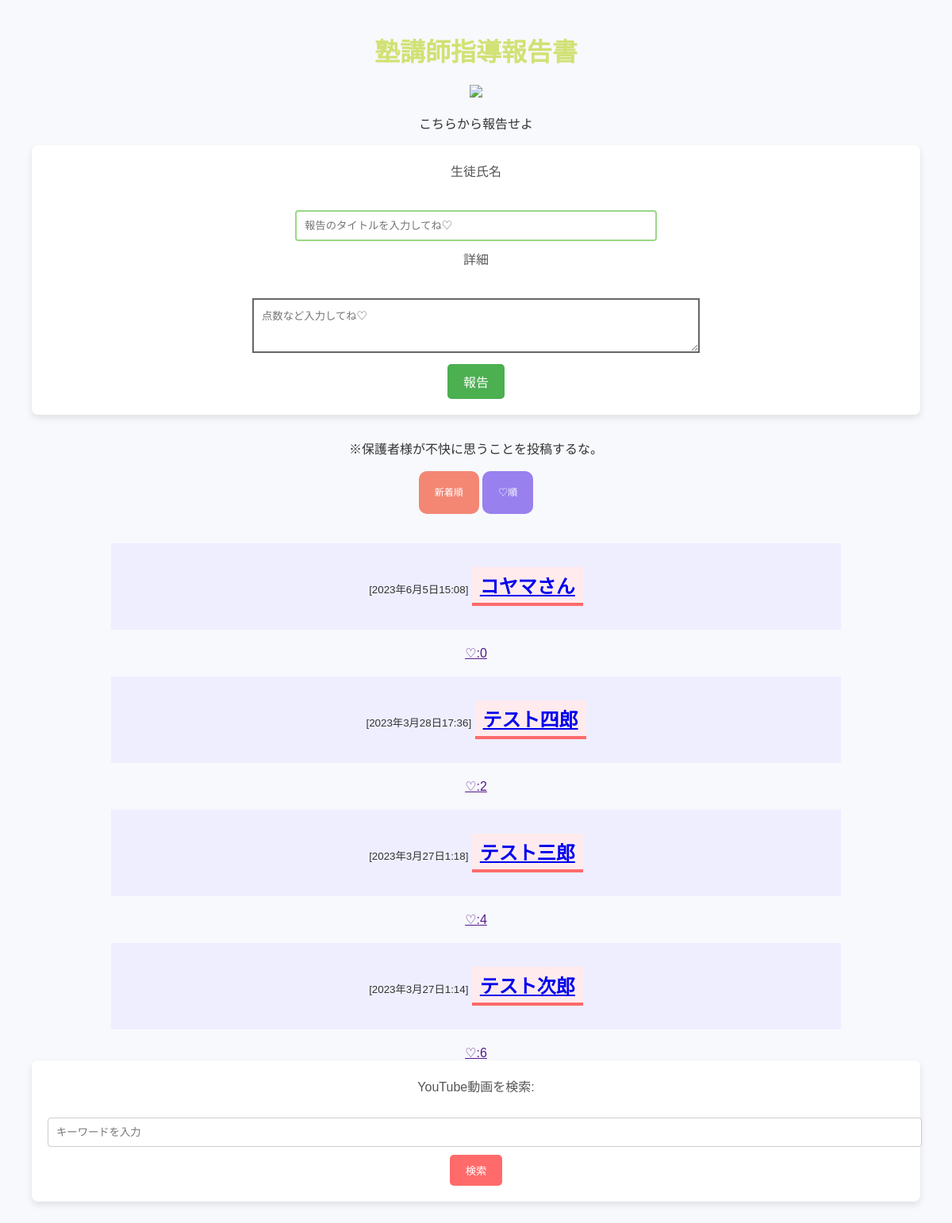
Before: / (upper part) with the older database file.
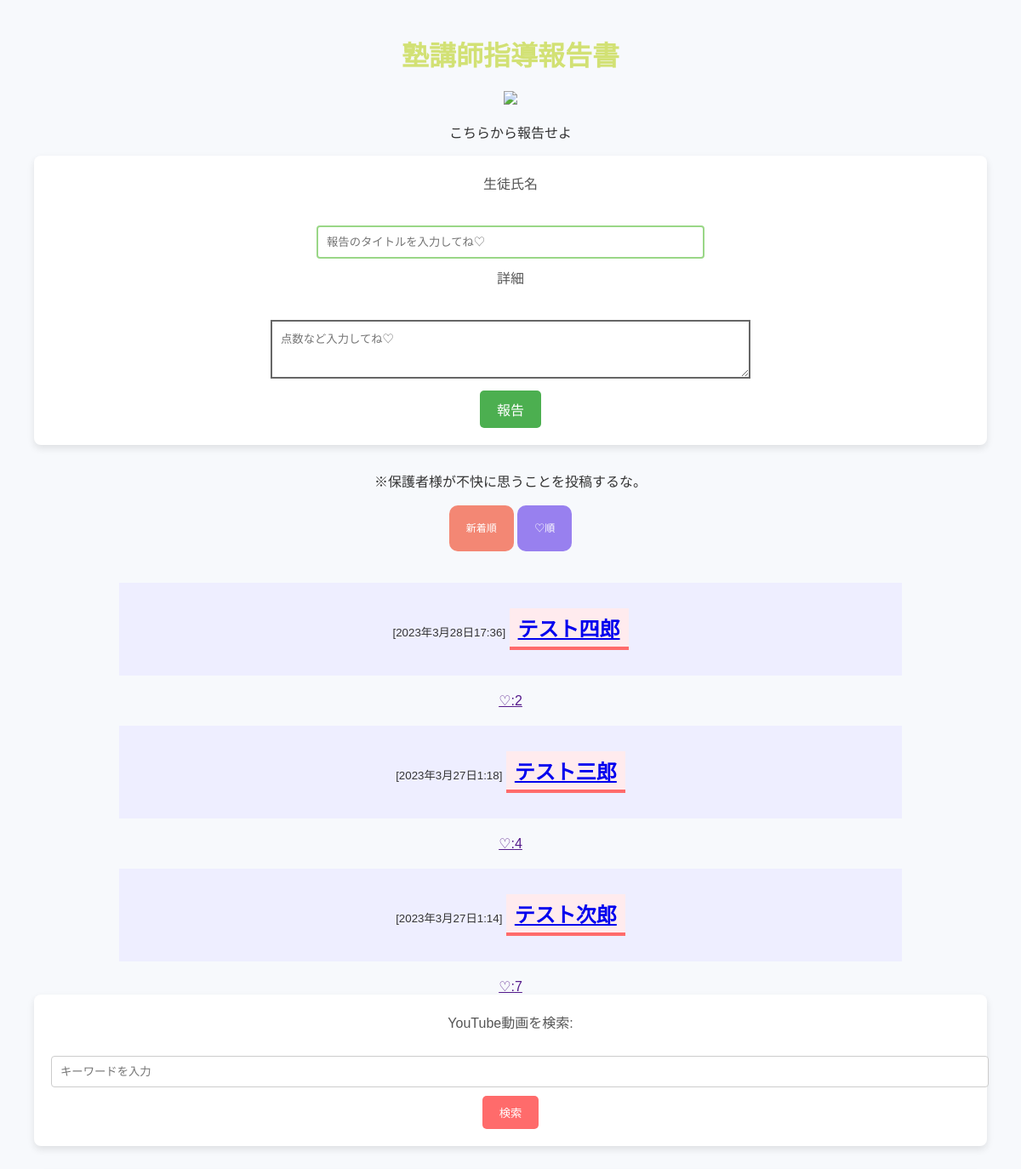
After: the same page with the newer database file.
### cram/models.py (models this page shows, shortened)
class Article(models.Model):
    title = models.CharField(max_length=200)
    body = models.TextField()
    posted_at = models.DateTimeField(default=timezone.now)
    published_at = models.DateTimeField(blank=True, null=True)
    like = models.IntegerField(default=0)

### cram/views.py (the view)
# urls.py: path('', views.index, name='index'),
def index(request):
    videos = []
    if request.method == 'POST':
        if 'keyword' in request.POST:
            keyword = request.POST['keyword']
            videos = search_videos(keyword, max_results=10)
        elif 'title' in request.POST and 'text' in request.POST:
            article = Article(title=request.POST['title'], body=request.POST['text'])
            article.save()
            return redirect(detail, article.id)
    else:  # Default keyword when loading the page for the first time (optional).
        videos = search_videos("塾講師", max_results=10)
    articles = Article.objects.order_by('-posted_at')
    context = {
        "articles": articles,
        "videos": videos,
    }
    return render(request, 'project/index.html', context)

### cram/views.py (called while the page is built, shortened)
def search_videos(keyword, max_results=5):
    request = youtube.search().list(
        part="snippet",
        q=keyword,
        type="video",
        maxResults=max_results,
        relevanceLanguage="ja",
        order="viewCount"
    )
    response = request.execute()
    videos = []
    return videos

### cram/templates/project/index.html (shortened to what this page needs)
{% load static %}
<!DOCTYPE html>
<html>
  <head>
    <link href="{% static 'cram/css/default.css' %}" rel="stylesheet">
  </head>
  <body>
  <div style="text-align: center;">
    <h1>塾講師指導報告書</h1>
    <div style="text-align: center;">
      <img src="https://icongr.am/feather/wifi.svg?size=60&color=currentColor" >
    </div>
    <p>こちらから報告せよ</p>
    <form action="{% url 'index' %}" method="post">
      <div>
        <label for="titleInput">生徒氏名</label><br>
        <input id="titleInput" name="title" type="text" row="1" placeholder="報告のタイトルを入力してね♡">
      </div>
      <div>
        <label for="textInput">詳細</label><br>
        <textarea id="textInput" name="text" rows="3" placeholder="点数など入力してね♡"></textarea>
      </div>
      <div>
        <button class="report-button" type="submit">報告</button>
      </div>
    </form>
    <p>※保護者様が不快に思うことを投稿するな。</p>
    <br>
    <div>
      <a href="{% url 'index' %}?sort=Date" id="sort_new">新着順</a>
      <a href="{% url 'index' %}?sort=like" id="sort_like">♡順</a>
    </div>
    <br>
    <br>
    {% if articles %}
    {% for article in articles %}
    <div class="text">
    <small>[{{ article.posted_at }}]</small>
    <h2><a href="{% url 'detail' article.id %}">{{ article.title }}</a></h2>
    </div>
    <div>
      <a href=""onclick="like({{article.id}});">
        ♡:<span id="like{{article.id}}">{{ article.like }}</span>
      </a>
    </div>
    {% endfor %}
    {% else %}
    <p>No article.</p>
    {% endif %}
    <form action="{% url 'index' %}" method="post">
      <label for="searchInput">YouTube動画を検索:</label><br>
      <input id="searchInput" name="keyword" type="text" placeholder="キーワードを入力">
      <button type="submit">検索</button>
  </form>
  </div>
  </body>
</html>

Changed rows visible on the page:
removed Article: posted_at "2023年6月5日15:08", title "コヤマさん", like "0"
changed Article "テスト次郎": like "6" → "7"
